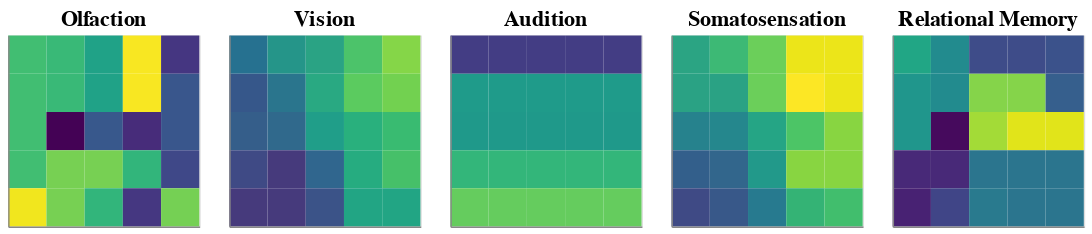

Notebook source saved alongside this figure:
### Code cell
save_som_plot(args.experiment_name, modality_list, args)

### Figure 1 — Vega-Lite specification as saved in the notebook (floating-point values rounded to 4 significant figures)
{"config": {"view": {"continuousWidth": 300, "continuousHeight": 300}}, "hconcat": [{"data": {"name": "data-84ce4fa89440f76e83b88adb73b9c4ff"}, "mark": {"type": "rect", "height": 28, "stroke": null, "strokeWidth": 0, "width": 28}, "encoding": {"color": {"field": "z", "legend": null, "scale": {"domain": [0, 4095], "scheme": "viridis"}, "type": "quantitative"}, "x": {"axis": {"labels": false, "ticks": false, "title": null}, "field": "x", "scale": {"paddingInner": 0}, "type": "ordinal"}, "y": {"axis": {"labels": false, "ticks": false, "title": null}, "field": "y", "scale": {"paddingInner": 0}, "type": "ordinal"}}, "height": 140, "title": {"text": "Olfaction", "anchor": "middle", "fontSize": 16}, "width": 140}, {"data": {"name": "data-a224c8df17093dcc843fac7864d388d8"}, "mark": {"type": "rect", "height": 28, "stroke": null, "strokeWidth": 0, "width": 28}, "encoding": {"color": {"field": "z", "legend": null, "scale": null, "type": "nominal"}, "x": {"axis": {"labels": false, "ticks": false, "title": null}, "field": "x", "scale": {"paddingInner": 0}, "type": "ordinal"}, "y": {"axis": {"labels": false, "ticks": false, "title": null}, "field": "y", "scale": {"paddingInner": 0}, "type": "ordinal"}}, "height": 140, "title": {"text": "Vision", "anchor": "middle", "fontSize": 16}, "width": 140}, {"data": {"name": "data-8ed5354263de94692d4694d54e7ce932"}, "mark": {"type": "rect", "height": 28, "stroke": null, "strokeWidth": 0, "width": 28}, "encoding": {"color": {"field": "z", "legend": null, "scale": {"domain": [0, 2040], "scheme": "viridis"}, "type": "quantitative"}, "x": {"axis": {"labels": false, "ticks": false, "title": null}, "field": "x", "scale": {"paddingInner": 0}, "type": "ordinal"}, "y": {"axis": {"labels": false, "ticks": false, "title": null}, "field": "y", "scale": {"paddingInner": 0}, "type": "ordinal"}}, "height": 140, "title": {"text": "Audition", "anchor": "middle", "fontSize": 16}, "width": 140}, {"data": {"name": "data-e20d84ca0a0e19bb1d6989e30d5f26db"}, "mark": {"type": "rect", "height": 28, "stroke": null, "strokeWidth": 0, "width": 28}, "encoding": {"color": {"field": "z", "legend": null, "scale": null, "type": "nominal"}, "x": {"axis": {"labels": false, "ticks": false, "title": null}, "field": "x", "scale": {"paddingInner": 0}, "type": "ordinal"}, "y": {"axis": {"labels": false, "ticks": false, "title": null}, "field": "y", "scale": {"paddingInner": 0}, "type": "ordinal"}}, "height": 140, "title": {"text": "Somatosensation", "anchor": "middle", "fontSize": 16}, "width": 140}, {"data": {"name": "data-67751e1feefbf9b5a498ba21f59c3c5b"}, "mark": {"type": "rect", "height": 28, "stroke": null, "strokeWidth": 0, "width": 28}, "encoding": {"color": {"field": "z", "legend": null, "scale": {"domain": [0, 44], "scheme": "viridis"}, "type": "quantitative"}, "x": {"axis": {"labels": false, "ticks": false, "title": null}, "field": "x", "scale": {"paddingInner": 0}, "type": "ordinal"}, "y": {"axis": {"labels": false, "ticks": false, "title": null}, "field": "y", "scale": {"paddingInner": 0}, "type": "ordinal"}}, "height": 140, "title": {"text": "Relational Memory", "anchor": "middle", "fontSize": 16}, "width": 140}], "resolve": {"scale": {"color": "independent"}}, "$schema": "https://vega.github.io/schema/vega-lite/v5.20.1.json", "datasets": {"data-84ce4fa89440f76e83b88adb73b9c4ff": [{"y": 0, "x": 0, "c_raw": [2851, 0], "z": 2851}, {"y": 0, "x": 1, "c_raw": [2772, 0], "z": 2772}, {"y": 0, "x": 2, "c_raw": [2350, 0], "z": 2350}, {"y": 0, "x": 3, "c_raw": [4062, 0], "z": 4062}, {"y": 0, "x": 4, "c_raw": [638, 0], "z": 638}, {"y": 1, "x": 0, "c_raw": [2851, 0], "z": 2851}, {"y": 1, "x": 1, "c_raw": [2772, 0], "z": 2772}, {"y": 1, "x": 2, "c_raw": [2355, 0], "z": 2355}, {"y": 1, "x": 3, "c_raw": [4062, 0], "z": 4062}, {"y": 1, "x": 4, "c_raw": [1097, 0], "z": 1097}, {"y": 2, "x": 0, "c_raw": [2851, 0], "z": 2851}, {"y": 2, "x": 1, "c_raw": [6, 0], "z": 6}, {"y": 2, "x": 2, "c_raw": [1120, 0], "z": 1120}, {"y": 2, "x": 3, "c_raw": [500, 0], "z": 500}, {"y": 2, "x": 4, "c_raw": [1097, 0], "z": 1097}, {"y": 3, "x": 0, "c_raw": [2851, 0], "z": 2851}, {"y": 3, "x": 1, "c_raw": [3258, 0], "z": 3258}, {"y": 3, "x": 2, "c_raw": [3258, 0], "z": 3258}, {"y": 3, "x": 3, "c_raw": [2693, 0], "z": 2693}, {"y": 3, "x": 4, "c_raw": [872, 0], "z": 872}, {"y": 4, "x": 0, "c_raw": [4014, 0], "z": 4014}, {"y": 4, "x": 1, "c_raw": [3258, 0], "z": 3258}, {"y": 4, "x": 2, "c_raw": [2693, 0], "z": 2693}, {"y": 4, "x": 3, "c_raw": [646, 0], "z": 646}, {"y": 4, "x": 4, "c_raw": [3243, 0], "z": 3243}], "data-a224c8df17093dcc843fac7864d388d8": [{"y": 0, "x": 0, "c_raw": [0, 45], "z": "#267190"}, {"y": 0, "x": 1, "c_raw": [30, 90], "z": "#259589"}, {"y": 0, "x": 2, "c_raw": [30, 105], "z": "#2aa384"}, {"y": 0, "x": 3, "c_raw": [45, 150], "z": "#4cc36a"}, {"y": 0, "x": 4, "c_raw": [45, 180], "z": "#85d648"}, {"y": 1, "x": 0, "c_raw": [45, 30], "z": "#36578a"}, {"y": 1, "x": 1, "c_raw": [45, 60], "z": "#2a758d"}, {"y": 1, "x": 2, "c_raw": [60, 120], "z": "#29a982"}, {"y": 1, "x": 3, "c_raw": [60, 165], "z": "#5bcb5f"}, {"y": 1, "x": 4, "c_raw": [75, 180], "z": "#72d150"}, {"y": 2, "x": 0, "c_raw": [75, 45], "z": "#355e8a"}, {"y": 2, "x": 1, "c_raw": [90, 60], "z": "#30698c"}, {"y": 2, "x": 2, "c_raw": [105, 120], "z": "#209e89"}, {"y": 2, "x": 3, "c_raw": [135, 150], "z": "#29b07d"}, {"y": 2, "x": 4, "c_raw": [135, 165], "z": "#39bb71"}, {"y": 3, "x": 0, "c_raw": [90, 30], "z": "#3f4a85"}, {"y": 3, "x": 1, "c_raw": [150, 30], "z": "#463a7c"}, {"y": 3, "x": 2, "c_raw": [165, 75], "z": "#30668e"}, {"y": 3, "x": 3, "c_raw": [150, 150], "z": "#26ac80"}, {"y": 3, "x": 4, "c_raw": [165, 180], "z": "#46c069"}, {"y": 4, "x": 0, "c_raw": [150, 30], "z": "#463a7c"}, {"y": 4, "x": 1, "c_raw": [150, 30], "z": "#463a7c"}, {"y": 4, "x": 2, "c_raw": [180, 60], "z": "#3b5388"}, {"y": 4, "x": 3, "c_raw": [180, 150], "z": "#22a584"}, {"y": 4, "x": 4, "c_raw": [180, 150], "z": "#22a584"}], "data-8ed5354263de94692d4694d54e7ce932": [{"y": 0, "x": 0, "c_raw": [360, 0], "z": 360}, {"y": 0, "x": 1, "c_raw": [360, 0], "z": 360}, {"y": 0, "x": 2, "c_raw": [360, 0], "z": 360}, {"y": 0, "x": 3, "c_raw": [360, 0], "z": 360}, {"y": 0, "x": 4, "c_raw": [360, 0], "z": 360}, {"y": 1, "x": 0, "c_raw": [1110, 0], "z": 1110}, {"y": 1, "x": 1, "c_raw": [1110, 0], "z": 1110}, {"y": 1, "x": 2, "c_raw": [1110, 0], "z": 1110}, {"y": 1, "x": 3, "c_raw": [1110, 0], "z": 1110}, {"y": 1, "x": 4, "c_raw": [1110, 0], "z": 1110}, {"y": 2, "x": 0, "c_raw": [1100, 0], "z": 1100}, {"y": 2, "x": 1, "c_raw": [1100, 0], "z": 1100}, {"y": 2, "x": 2, "c_raw": [1100, 0], "z": 1100}, {"y": 2, "x": 3, "c_raw": [1100, 0], "z": 1100}, {"y": 2, "x": 4, "c_raw": [1100, 0], "z": 1100}, {"y": 3, "x": 0, "c_raw": [1350, 0], "z": 1350}, {"y": 3, "x": 1, "c_raw": [1350, 0], "z": 1350}, {"y": 3, "x": 2, "c_raw": [1350, 0], "z": 1350}, {"y": 3, "x": 3, "c_raw": [1350, 0], "z": 1350}, {"y": 3, "x": 4, "c_raw": [1350, 0], "z": 1350}, {"y": 4, "x": 0, "c_raw": [1560, 0], "z": 1560}, {"y": 4, "x": 1, "c_raw": [1560, 0], "z": 1560}, {"y": 4, "x": 2, "c_raw": [1560, 0], "z": 1560}, {"y": 4, "x": 3, "c_raw": [1560, 0], "z": 1560}, {"y": 4, "x": 4, "c_raw": [1560, 0], "z": 1560}], "data-e20d84ca0a0e19bb1d6989e30d5f26db": [{"y": 0, "x": 0, "c_raw": [2, 15], "z": "#2ba483"}, {"y": 0, "x": 1, "c_raw": [3, 19], "z": "#3db975"}, {"y": 0, "x": 2, "c_raw": [4, 24], "z": "#6bcf5a"}, {"y": 0, "x": 3, "c_raw": [4, 31], "z": "#ece519"}, {"y": 0, "x": 4, "c_raw": [4, 31], "z": "#ece519"}, {"y": 1, "x": 0, "c_raw": [3, 15], "z": "#2aa284"}, {"y": 1, "x": 1, "c_raw": [3, 15], "z": "#2aa284"}, {"y": 1, "x": 2, "c_raw": [4, 24], "z": "#6bcf5a"}, {"y": 1, "x": 3, "c_raw": [0, 31], "z": "#fce725"}, {"y": 1, "x": 4, "c_raw": [4, 31], "z": "#ece519"}, {"y": 2, "x": 0, "c_raw": [7, 11], "z": "#26828d"}, {"y": 2, "x": 1, "c_raw": [8, 12], "z": "#25878d"}, {"y": 2, "x": 2, "c_raw": [12, 18], "z": "#25a585"}, {"y": 2, "x": 3, "c_raw": [12, 24], "z": "#4cc566"}, {"y": 2, "x": 4, "c_raw": [16, 29], "z": "#88d541"}, {"y": 3, "x": 0, "c_raw": [8, 6], "z": "#335f8b"}, {"y": 3, "x": 1, "c_raw": [12, 8], "z": "#32668c"}, {"y": 3, "x": 2, "c_raw": [12, 16], "z": "#22998a"}, {"y": 3, "x": 3, "c_raw": [16, 29], "z": "#88d541"}, {"y": 3, "x": 4, "c_raw": [16, 29], "z": "#88d541"}, {"y": 4, "x": 0, "c_raw": [12, 4], "z": "#3f4a85"}, {"y": 4, "x": 1, "c_raw": [12, 6], "z": "#385889"}, {"y": 4, "x": 2, "c_raw": [16, 12], "z": "#277a8f"}, {"y": 4, "x": 3, "c_raw": [31, 26], "z": "#34b375"}, {"y": 4, "x": 4, "c_raw": [24, 26], "z": "#41be6d"}], "data-67751e1feefbf9b5a498ba21f59c3c5b": [{"y": 0, "x": 0, "c_raw": [26, 0], "z": 26}, {"y": 0, "x": 1, "c_raw": [21, 0], "z": 21}, {"y": 0, "x": 2, "c_raw": [10, 0], "z": 10}, {"y": 0, "x": 3, "c_raw": [10, 0], "z": 10}, {"y": 0, "x": 4, "c_raw": [11, 0], "z": 11}, {"y": 1, "x": 0, "c_raw": [23, 0], "z": 23}, {"y": 1, "x": 1, "c_raw": [21, 0], "z": 21}, {"y": 1, "x": 2, "c_raw": [36, 0], "z": 36}, {"y": 1, "x": 3, "c_raw": [36, 0], "z": 36}, {"y": 1, "x": 4, "c_raw": [13, 0], "z": 13}, {"y": 2, "x": 0, "c_raw": [23, 0], "z": 23}, {"y": 2, "x": 1, "c_raw": [1, 0], "z": 1}, {"y": 2, "x": 2, "c_raw": [38, 0], "z": 38}, {"y": 2, "x": 3, "c_raw": [42, 0], "z": 42}, {"y": 2, "x": 4, "c_raw": [42, 0], "z": 42}, {"y": 3, "x": 0, "c_raw": [5, 0], "z": 5}, {"y": 3, "x": 1, "c_raw": [5, 0], "z": 5}, {"y": 3, "x": 2, "c_raw": [17, 0], "z": 17}, {"y": 3, "x": 3, "c_raw": [17, 0], "z": 17}, {"y": 3, "x": 4, "c_raw": [17, 0], "z": 17}, {"y": 4, "x": 0, "c_raw": [4, 0], "z": 4}, {"y": 4, "x": 1, "c_raw": [9, 0], "z": 9}, {"y": 4, "x": 2, "c_raw": [18, 0], "z": 18}, {"y": 4, "x": 3, "c_raw": [17, 0], "z": 17}, {"y": 4, "x": 4, "c_raw": [17, 0], "z": 17}]}}
